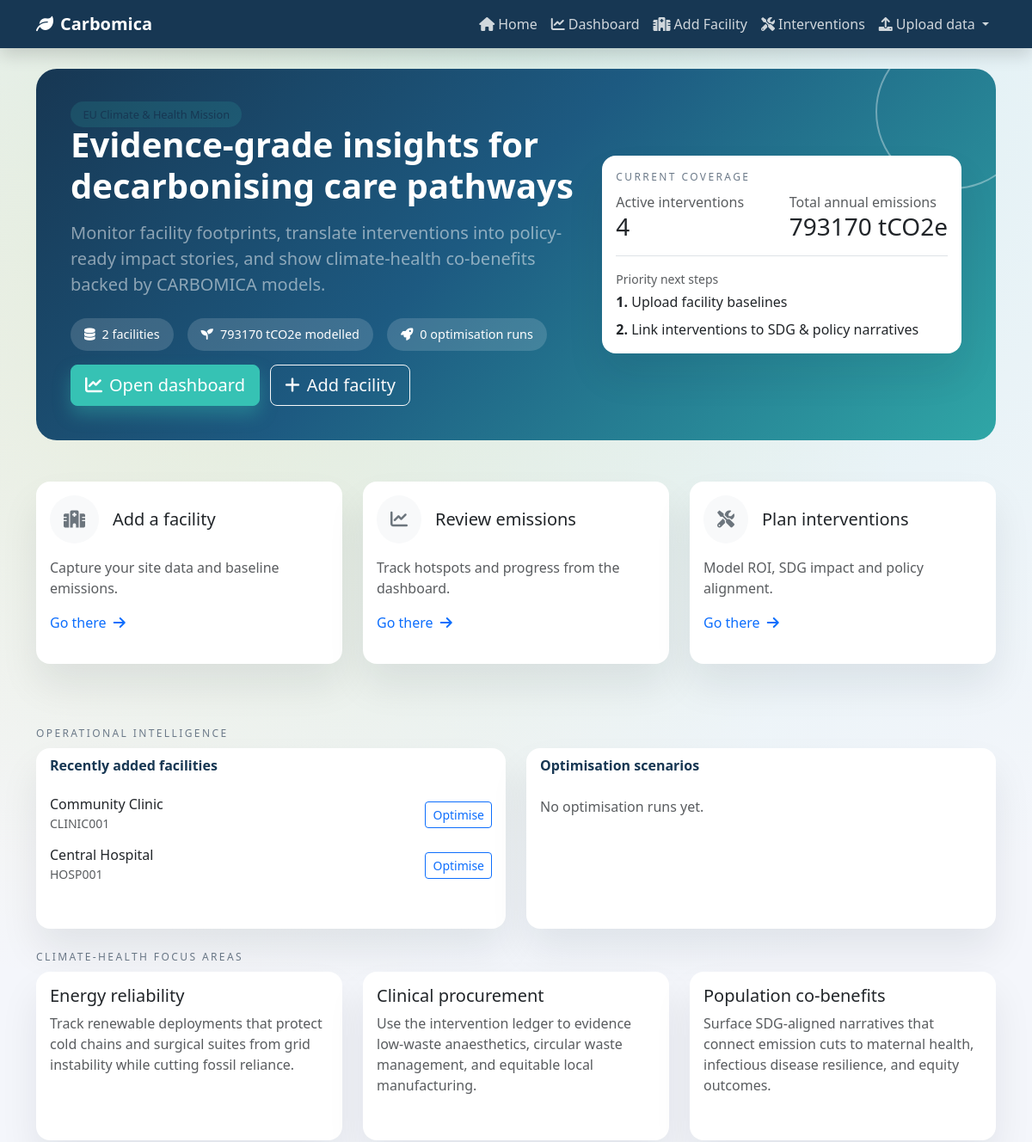
The app's page / (upper part), older data.
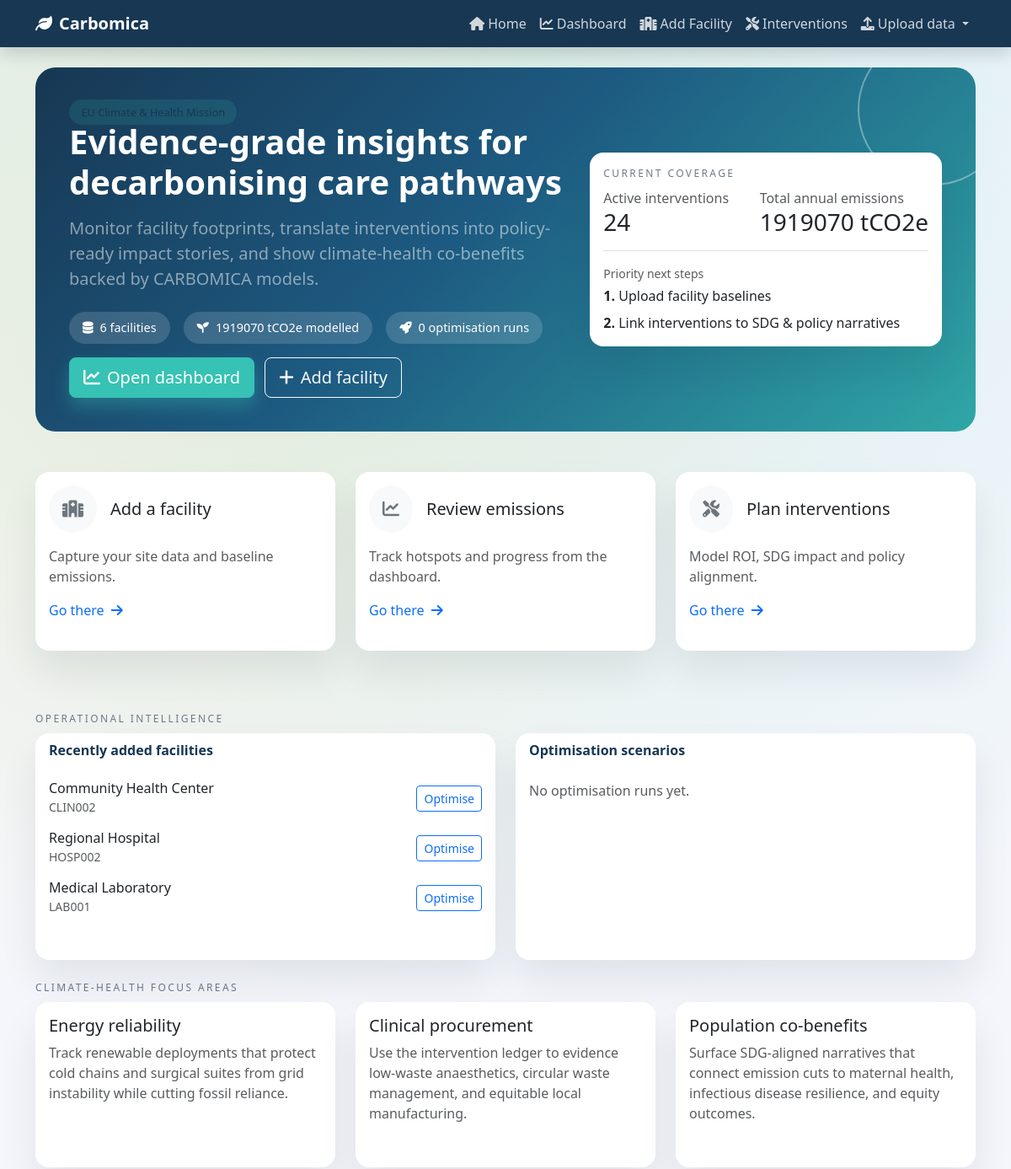
The same page, newer data.
### appname/models.py (models this page shows, shortened)
class Facility(models.Model):
    COUNTRY_CHOICES = [
        ('ZW', 'Zimbabwe'),
        ('ZA', 'South Africa'),
        ('KE', 'Kenya'),
        ('OTHER', 'Other'),
    ]
    FACILITY_TYPE_CHOICES = [
        ('district_hospital', 'District Hospital'),
        ('provincial_hospital', 'Provincial Hospital'),
        ('central_hospital', 'Central Hospital'),
        ('health_centre', 'Health Centre / Clinic'),
        ('maternity_unit', 'Maternity Unit'),
        ('other', 'Other'),
    ]
    code_name = models.CharField(max_length=100)
    display_name = models.CharField(max_length=100)
    country = models.CharField(max_length=10, choices=COUNTRY_CHOICES, default='OTHER')
    facility_type = models.CharField(
        max_length=50, choices=FACILITY_TYPE_CHOICES, default='district_hospital'
    )
    class Meta:
        verbose_name = _('Facility')
        verbose_name_plural = _('Facilities')
        ordering = ['display_name']

### appname/views.py (the view)
# urls.py: 2. Add a URL to urlpatterns:  path('', views.home, name='home')
def home(request):
    facility_count = Facility.objects.count()
    total_emissions = get_total_emissions()
    active_interventions = FacilityIntervention.objects.filter(
        intervention__status__in=['Planned', 'In Progress']
    ).count()
    optimized_scenarios = OptimizationScenario.objects.filter(status='Optimized').count()
    recent_facilities = Facility.objects.order_by('-id')[:3]
    recent_scenarios = (
        OptimizationScenario.objects
        .select_related('facility')
        .order_by('-created_at')[:3]
    )
    upcoming_interventions = (
        FacilityIntervention.objects
        .select_related('facility', 'intervention')
        .filter(implementation_date__isnull=False)
        .order_by('implementation_date')[:3]
    )
    call_to_actions = [
        {
            'title': 'Add a facility',
            'description': 'Capture your site data and baseline emissions.',
            'icon': 'hospital',
            'url_name': 'add_facility',
        },
        {
            'title': 'Review emissions',
            'description': 'Track hotspots and progress from the dashboard.',
            'icon': 'chart-line',
            'url_name': 'dashboard',
        },
        {
            'title': 'Plan interventions',
            'description': 'Model ROI, SDG impact and policy alignment.',
            'icon': 'tools',
            'url_name': 'interventions',
        },
    ]
    context = {
        'facility_count': facility_count,
        'total_emissions': total_emissions,
        'active_interventions': active_interventions,
        'optimized_scenarios': optimized_scenarios,
        'recent_facilities': recent_facilities,
        'recent_scenarios': recent_scenarios,
        'upcoming_interventions': upcoming_interventions,
        'call_to_actions': call_to_actions,
    }
    return render(request, 'appname/home.html', context)

### appname/views.py (called while the page is built)
def emission_total_expression():
    expr = F(EMISSION_FIELDS[0])
    for field in EMISSION_FIELDS[1:]:
        expr = expr + F(field)
    return expr

def get_total_emissions():
    return EmissionData.objects.aggregate(
        total=Sum(emission_total_expression())
    )['total'] or Decimal('0')

### appname/templates/appname/home.html (shortened to what the changed rows need)
{% extends 'appname/base.html' %}
{% block content %}
<div class="hero-panel mb-5">
    <div class="row align-items-center">
        <div class="col-lg-7">
            <h1 class="fw-bold mb-3">Evidence-grade insights for decarbonising care pathways</h1>
            <div class="d-flex flex-wrap gap-3 mb-3">
                <div class="data-chip"><i class="fas fa-database"></i> {{ facility_count }} facilities</div>
                <div class="data-chip"><i class="fas fa-seedling"></i> {{ total_emissions|floatformat:0 }} tCO2e modelled</div>
                <div class="data-chip"><i class="fas fa-rocket"></i> {{ optimized_scenarios }} optimisation runs</div>
            </div>
        </div>
        <div class="col-lg-5">
            <div class="card bg-white border-0 mb-0">
                <div class="card-body">
                    <div class="d-flex justify-content-between align-items-center mb-3">
                        <div>
                            <p class="mb-0 text-muted">Active interventions</p>
                            <h3 class="mb-0">{{ active_interventions }}</h3>
                        </div>
                        <div>
                            <p class="mb-0 text-muted">Total annual emissions</p>
                            <h3 class="mb-0">{{ total_emissions|floatformat:0 }} tCO2e</h3>
                        </div>
                    </div>
                </div>
            </div>
        </div>
    </div>
</div>
<div class="row mb-5">
    {% for card in call_to_actions %}
    <div class="col-md-4 mb-4">
        <div class="card h-100">
            <div class="card-body">
                <div class="d-flex align-items-center mb-3">
                    <div class="bg-light rounded-circle p-3 me-3">
                        <i class="fas fa-{{ card.icon }} fa-lg text-secondary"></i>
                    </div>
                    <h5 class="mb-0">{{ card.title }}</h5>
                </div>
                <p class="text-muted">{{ card.description }}</p>
                <a href="{% url card.url_name %}" class="stretched-link text-decoration-none">Go there <i class="fas fa-arrow-right ms-1"></i></a>
            </div>
        </div>
    </div>
    {% endfor %}
</div>
<div class="row">
    <div class="col-lg-6 mb-4">
        <div class="card h-100">
            <div class="card-body">
                {% if recent_facilities %}
                    {% for facility in recent_facilities %}
                        <div class="d-flex justify-content-between align-items-center mb-3">
                            <div>
                                <h6 class="mb-0">{{ facility.display_name }}</h6>
                                <small class="text-muted">{{ facility.code_name }}</small>
                            </div>
                            <a href="{% url 'optimize_interventions' facility.id %}" class="btn btn-sm btn-outline-primary">Optimise</a>
                        </div>
                    {% endfor %}
                {% else %}
                    <p class="text-muted mb-0">Add your first facility to get started.</p>
                {% endif %}
            </div>
        </div>
    </div>
</div>
{% endblock %}

Row changes from the older to the newer data that the page shows:
no longer on this page (row unchanged): Facility: display_name "Community Clinic", code_name "CLINIC001"
no longer on this page (row unchanged): Facility: display_name "Central Hospital", code_name "HOSP001"
added Facility: display_name "Community Health Center", code_name "CLIN002"
added Facility: display_name "Regional Hospital", code_name "HOSP002"
added Facility: display_name "Medical Laboratory", code_name "LAB001"
Text that changed along with them:
{{ facility_count }}: "2" → "6"
{{ total_emissions|floatformat:0 }}: "793170" → "1919070"
{{ active_interventions }}: "4" → "24"
